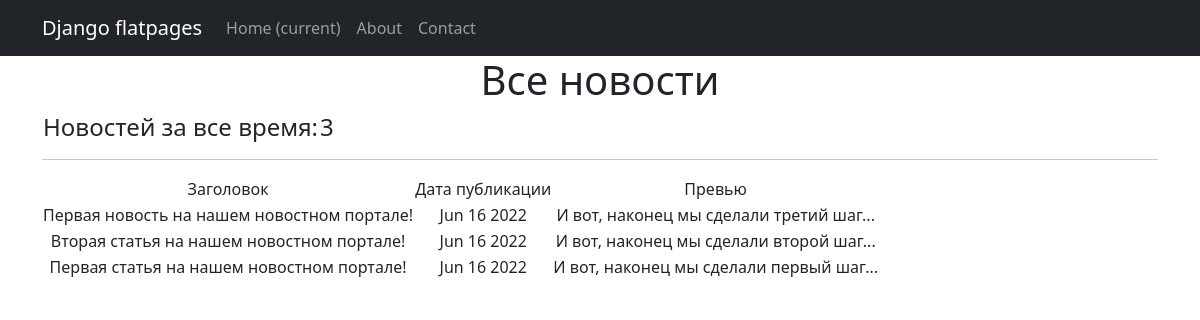
The page /news/ on the database as committed earlier.
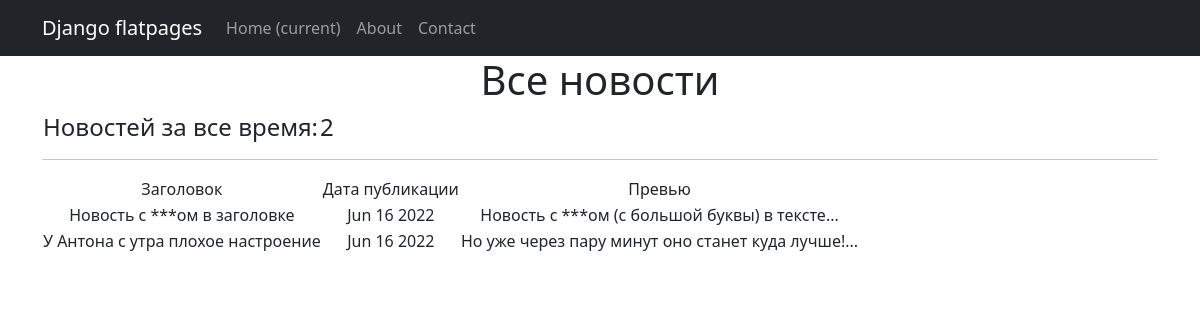
The same page on the database as committed later.
### news/models.py (models this page shows, shortened)
class Post(models.Model):
    post_author = models.ForeignKey(Author, on_delete=models.CASCADE)
    NEWS = 'NW'
    ARTICLE = 'AR'
    CATEGORY_CHOICES = (
        (NEWS, 'Новость'),
        (ARTICLE, 'Статья'),
    )
    category_type = models.CharField(max_length=2, choices=CATEGORY_CHOICES, default=ARTICLE)
    date_creation = models.DateTimeField(auto_now_add=True)
    post_category = models.ManyToManyField(Category, through='PostCategory')
    title = models.CharField(max_length=128)
    text = models.TextField()
    rating = models.SmallIntegerField(default=0)
    def preview(self):
        return self.text[0:48] + '...'

### news/views.py (the view)
# urls.py: path('', PostList.as_view()),
class PostList(ListView):
    model = Post
    ordering = '-date_creation', 'rating'
    template_name = 'news.html'
    context_object_name = 'news'
    def get_context_data(self, **kwargs):
        context = super().get_context_data(**kwargs)
        return context

### news/templatetags/custom_filters.py (called while the page is built)
@register.filter()
def censor(message: str):
    variants = ['мат', 'Мат']
    ln = len(variants)
    filtred_message = ''
    string = ''
    pattern = '*'
    for i in message:
        string += i
        string2 = string.lower()
        flag = 0
        for j in variants:
            if not string2 in j:
                flag += 1
            if string2 == j:
                filtred_message += pattern * len(string)
                flag -= 1
                string = ''
        if flag == ln:
            filtred_message += string
            string = ''
    if string2 != '' and string2 not in variants:
        filtred_message += string
    elif string2 != '':
        filtred_message += pattern * len(string)
    return F'{filtred_message}'

### news/templatetags/custom_tags.py (called while the page is built)
@register.simple_tag()
def current_time(format_string='%b %d %Y'):
    return datetime.utcnow().strftime(format_string)

### templates/news.html (shortened to what this page needs)
{% extends 'flatpages/default.html' %}
{% load custom_filters %}
{% load custom_tags %}
{% block content %}
    <h1>Все новости</h1>
    <h4>
        <table>
            <tr>
                <td>Новостей за все время:</td>
                <td>{{ news|length }}</td>
            </tr>
        </table>
    </h4>
    <hr>
    {% if news %}
        <table>
            <tr>
                <td>Заголовок</td>
                <td>Дата публикации</td>
                <td>Превью</td>
            </tr>
            {% for post in news %}
            <tr>
                <td>{{ post.title|censor }}</td>
                <td>{% current_time '%b %d %Y' %}</td>
                <td>{{ post.preview|censor }}</td>
            </tr>
            {% endfor %}
        </table>
    {% else %}
        <h2>Новостей нет!</h2>
    {% endif %}
{% endblock content %}

### templates/flatpages/default.html (shortened to what this page needs)
<!DOCTYPE html>
<html lang="en">
    <head>
        {% load static %}
        <link href="{% static 'css/styles.css' %}" rel="stylesheet" />
    </head>
    <body>
        <nav class="navbar navbar-expand-lg navbar-dark bg-dark static-top">
            <div class="container">
                <a class="navbar-brand" href="#">Django flatpages</a>
                <div class="collapse navbar-collapse" id="navbarResponsive">
                    <ul class="navbar-nav ml-auto">
                        <li class="nav-item active">
                            <a class="nav-link" href="#">Home
                                <span class="sr-only">(current)</span>
                            </a>
                        </li>
                        <li class="nav-item">
                            <a class="nav-link" href="/about/">About</a>
                        </li>
                        <li class="nav-item">
                            <a class="nav-link" href="/contacts/">Contact</a>
                        </li>
                    </ul>
                </div>
            </div>
        </nav>
        <div class="container">
           <div class="row">
               <div class="col-lg-12 text-center">
                   {% block content %}{% endblock content %}
               </div>
           </div>
        </div>
    </body>
</html>

Rows that differ between the two databases and show on the page:
removed Post: title|censor "Первая новость на нашем новостном портале!", current_time "Jun 16 2022", preview|censor "И вот, наконец мы сделали третий шаг..."
removed Post: title|censor "Вторая статья на нашем новостном портале!", current_time "Jun 16 2022", preview|censor "И вот, наконец мы сделали второй шаг..."
removed Post: title|censor "Первая статья на нашем новостном портале!", current_time "Jun 16 2022", preview|censor "И вот, наконец мы сделали первый шаг..."
added Post: title|censor "Новость с ***ом в заголовке", current_time "Jun 16 2022", preview|censor "Новость с ***ом (с большой буквы) в тексте..."
added Post: title|censor "У Антона с утра плохое настроение", current_time "Jun 16 2022", preview|censor "Но уже через пару минут оно станет куда лучше!..."
Other text that changed with them:
{{ news|length }}: "3" → "2"
